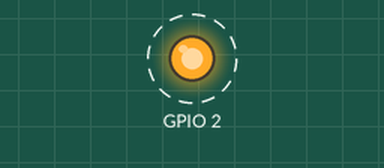
Recording of a program running on a simulated Raspberry Pi (BCM pin numbers). Parts: output pins drawn as LEDs (lit = HIGH). Dashed ring = blinking.

Above: at 0.5 s.
Timing chart, 0 to 4.6 s (numbered marks = the images above):
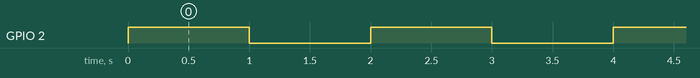

Measured:
- by itself, GPIO 2: alternates HIGH for 1.0 s and LOW for 1.0 s

The program:

ledBlink.py
```python
import RPi.GPIO as GPIO
import time

GPIO.setmode(GPIO.BCM)
GPIO.setup(2, GPIO.OUT)

try:
    while True:
        GPIO.output(2, 1)  # turn ON LED
        time.sleep(1)  # wait 1 second
        GPIO.output(2, 0)  # turn OFF LED
        time.sleep(1)  # wait 1 second
except KeyboardInterrupt:
    GPIO.cleanup()
```
